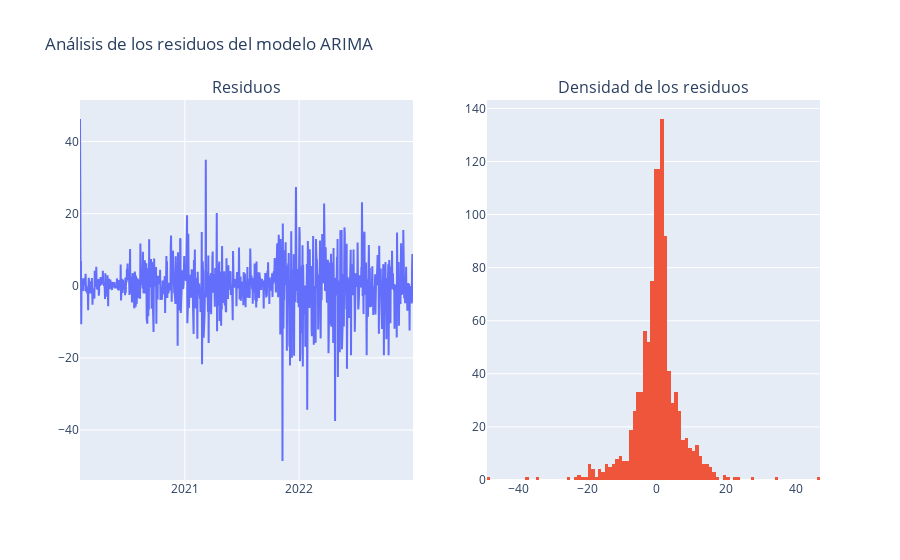

Notebook source saved alongside this figure:
### Markdown cell above
Y, a diferencia del ajuste manual, el modelo que mejor se ajusta a los datos es un ARIMA(4, 1, 4), el cual también utilizaremos para predecir nuestra serie temporal. Para corroborar que este modelo sea bueno, vamos a graficar los residuos y chequear que sean ruido blanco:

### Code cell
# Entrenamos el modelo ARIMA
model = ARIMA(y_train, order=(4, 1, 4), freq='D')
model_fit = model.fit()

# Vemos los residuos del modelo ARIMA
residuals = pd.DataFrame(model_fit.resid)

fig = make_subplots(rows=1, cols=2, subplot_titles=(
    'Residuos', 'Densidad de los residuos'))

fig.add_trace(go.Scatter(x=y_train.index,
              y=residuals[0], mode='lines', name='Residuos'), row=1, col=1)
fig.add_trace(go.Histogram(x=residuals[0], name='Residuos'), row=1, col=2)

fig.update_layout(
    title='Análisis de los residuos del modelo ARIMA', showlegend=False)
fig.show()

### Figure 1 — Plotly figure (JSON) as saved in the notebook; plotly's stock layout.template omitted (floating-point values rounded to 4 significant figures; data arrays with more than 128 entries replaced by an {"elided": "..."} marker saying what was removed)
{"data": [{"mode": "lines", "name": "Residuos", "type": "scatter", "x": {"elided": "1065 str values"}, "xaxis": "x", "y": {"elided": "1065 float values"}, "yaxis": "y"}, {"name": "Residuos", "type": "histogram", "x": {"elided": "1065 float values"}, "xaxis": "x2", "yaxis": "y2"}], "layout": {"annotations": [{"font": {"size": 16}, "showarrow": false, "text": "Residuos", "x": 0.225, "xanchor": "center", "xref": "paper", "y": 1, "yanchor": "bottom", "yref": "paper"}, {"font": {"size": 16}, "showarrow": false, "text": "Densidad de los residuos", "x": 0.775, "xanchor": "center", "xref": "paper", "y": 1, "yanchor": "bottom", "yref": "paper"}], "showlegend": false, "title": {"text": "Análisis de los residuos del modelo ARIMA"}, "xaxis": {"anchor": "y", "domain": [0, 0.45]}, "xaxis2": {"anchor": "y2", "domain": [0.55, 1]}, "yaxis": {"anchor": "x", "domain": [0, 1]}, "yaxis2": {"anchor": "x2", "domain": [0, 1]}}}
